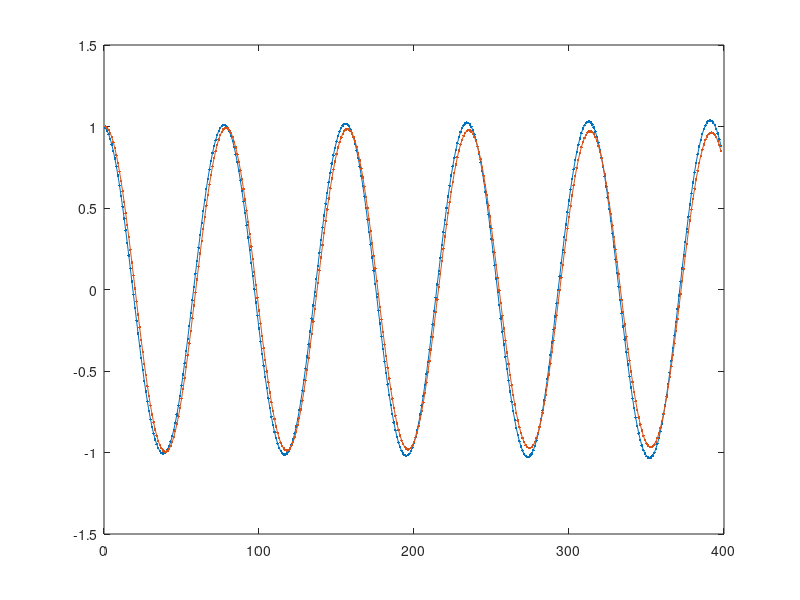

Reproduce this figure in MATLAB.
% DEMO
%
% Solve a simple 1D boundary value problem.
% 
% The solution is either a forward or backward propagating wave in a uniform
% medium.
help demo

N = 400;
omega = 0.08;


    % 
    % Build the physics matrix.
    %

Ecurl = spdiags(repmat([-1, 1], N, 1), [-1 0], N, N);
Hcurl = -1 * spdiags(repmat([-1, 1], N, 1), [0 1], N, N);
D = @(x) spdiags(x(:), 0, numel(x), numel(x));

A = @(eps, mu) [Ecurl,  i*omega*D(mu); -i*omega*D(eps), Hcurl];
A = A(ones(N,1), ones(N,1));


    %
    % Set up the boundary conditions.
    %

c = +1; % Forward wave.
% c = -1; % Backward wave.

% Form the vector b.
b = A(:,1) * (1) + ...
    A(:,N) * exp(-i * c * omega * N) + ...
    A(:,N+1) * c * exp(-i * c * omega * 0.5) + ...
    A(:,2*N) * c * exp(-i * c * omega * (N + 0.5));

% Remove "boundary" rows from A.
A(:,[1,N,N+1,2*N]) = [];

    
    %
    % Solve the boundary-value problem and plot the result.
    %

% Solve the system.
x = A \ -b;

% Separate into E- and H-fields.
E = x(1:N-2);
H = x(N-1:end);

% Plot results.
plot([real(E), real(H)], '.-');

% Print out error.
fprintf('Error: %e\n', norm(A*x-b));
